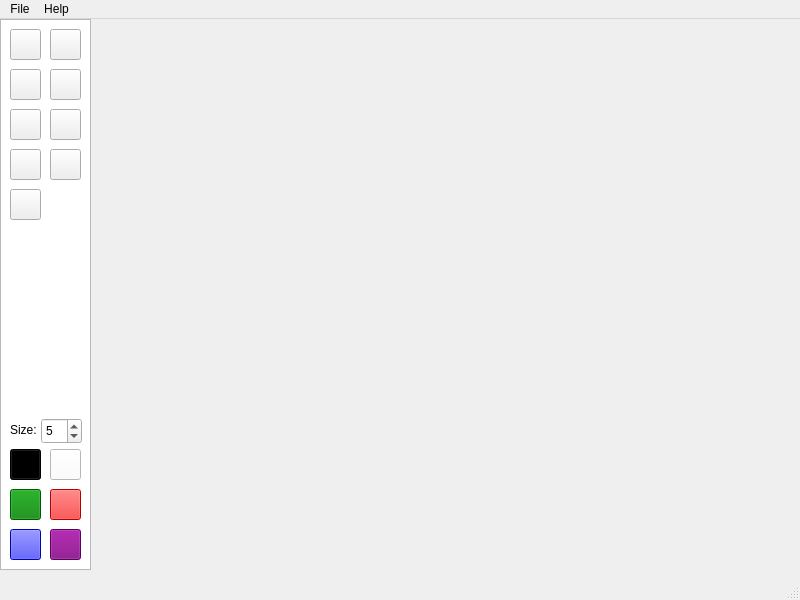
<?xml version="1.0" encoding="UTF-8"?>
<ui version="4.0">
 <class>MainWindow</class>
 <widget class="QMainWindow" name="MainWindow">
  <property name="geometry">
   <rect>
    <x>0</x>
    <y>0</y>
    <width>800</width>
    <height>600</height>
   </rect>
  </property>
  <property name="windowTitle">
   <string>Painty</string>
  </property>
  <property name="windowIcon">
   <iconset>
    <normaloff>icons/icon.png</normaloff>icons/icon.png</iconset>
  </property>
  <widget class="QWidget" name="centralwidget">
   <widget class="QTreeView" name="tools">
    <property name="geometry">
     <rect>
      <x>0</x>
      <y>0</y>
      <width>91</width>
      <height>551</height>
     </rect>
    </property>
   </widget>
   <widget class="QPushButton" name="toolCircle">
    <property name="geometry">
     <rect>
      <x>50</x>
      <y>10</y>
      <width>31</width>
      <height>31</height>
     </rect>
    </property>
    <property name="text">
     <string/>
    </property>
    <property name="icon">
     <iconset>
      <normaloff>icons/ui/circle.svg</normaloff>icons/ui/circle.svg</iconset>
    </property>
   </widget>
   <widget class="GLWidget" name="widget" native="true">
    <property name="geometry">
     <rect>
      <x>90</x>
      <y>0</y>
      <width>711</width>
      <height>551</height>
     </rect>
    </property>
    <property name="cursor">
     <cursorShape>CrossCursor</cursorShape>
    </property>
   </widget>
   <widget class="QPushButton" name="pushButton_7">
    <property name="geometry">
     <rect>
      <x>10</x>
      <y>50</y>
      <width>31</width>
      <height>31</height>
     </rect>
    </property>
    <property name="text">
     <string/>
    </property>
    <property name="icon">
     <iconset>
      <normaloff>icons/ui/pen-fancy.svg</normaloff>icons/ui/pen-fancy.svg</iconset>
    </property>
   </widget>
   <widget class="QPushButton" name="toolPen">
    <property name="geometry">
     <rect>
      <x>10</x>
      <y>10</y>
      <width>31</width>
      <height>31</height>
     </rect>
    </property>
    <property name="text">
     <string/>
    </property>
    <property name="icon">
     <iconset>
      <normaloff>icons/ui/pen.svg</normaloff>icons/ui/pen.svg</iconset>
    </property>
   </widget>
   <widget class="QPushButton" name="toolSquare">
    <property name="geometry">
     <rect>
      <x>50</x>
      <y>50</y>
      <width>31</width>
      <height>31</height>
     </rect>
    </property>
    <property name="text">
     <string/>
    </property>
    <property name="icon">
     <iconset>
      <normaloff>icons/ui/square.svg</normaloff>icons/ui/square.svg</iconset>
    </property>
   </widget>
   <widget class="QPushButton" name="colorBlue">
    <property name="geometry">
     <rect>
      <x>10</x>
      <y>510</y>
      <width>31</width>
      <height>31</height>
     </rect>
    </property>
    <property name="styleSheet">
     <string notr="true">background:blue;</string>
    </property>
    <property name="text">
     <string/>
    </property>
   </widget>
   <widget class="QPushButton" name="colorPurple">
    <property name="geometry">
     <rect>
      <x>50</x>
      <y>510</y>
      <width>31</width>
      <height>31</height>
     </rect>
    </property>
    <property name="styleSheet">
     <string notr="true">background: purple;</string>
    </property>
    <property name="text">
     <string/>
    </property>
   </widget>
   <widget class="QPushButton" name="colorRed">
    <property name="geometry">
     <rect>
      <x>50</x>
      <y>470</y>
      <width>31</width>
      <height>31</height>
     </rect>
    </property>
    <property name="styleSheet">
     <string notr="true">background: red;</string>
    </property>
    <property name="text">
     <string/>
    </property>
   </widget>
   <widget class="QPushButton" name="colorGreen">
    <property name="geometry">
     <rect>
      <x>10</x>
      <y>470</y>
      <width>31</width>
      <height>31</height>
     </rect>
    </property>
    <property name="styleSheet">
     <string notr="true">background: green;</string>
    </property>
    <property name="text">
     <string/>
    </property>
   </widget>
   <widget class="QPushButton" name="colorBlack">
    <property name="geometry">
     <rect>
      <x>10</x>
      <y>430</y>
      <width>31</width>
      <height>31</height>
     </rect>
    </property>
    <property name="styleSheet">
     <string notr="true">background: black;</string>
    </property>
    <property name="text">
     <string/>
    </property>
   </widget>
   <widget class="QPushButton" name="colorWhite">
    <property name="geometry">
     <rect>
      <x>50</x>
      <y>430</y>
      <width>31</width>
      <height>31</height>
     </rect>
    </property>
    <property name="styleSheet">
     <string notr="true">background: white;</string>
    </property>
    <property name="text">
     <string/>
    </property>
   </widget>
   <widget class="QSpinBox" name="fontSize">
    <property name="geometry">
     <rect>
      <x>41</x>
      <y>399</y>
      <width>41</width>
      <height>26</height>
     </rect>
    </property>
    <property name="value">
     <number>5</number>
    </property>
   </widget>
   <widget class="QLabel" name="label">
    <property name="geometry">
     <rect>
      <x>10</x>
      <y>390</y>
      <width>31</width>
      <height>41</height>
     </rect>
    </property>
    <property name="text">
     <string>Size:</string>
    </property>
   </widget>
   <widget class="QPushButton" name="toolLine">
    <property name="geometry">
     <rect>
      <x>50</x>
      <y>90</y>
      <width>31</width>
      <height>31</height>
     </rect>
    </property>
    <property name="text">
     <string/>
    </property>
    <property name="icon">
     <iconset>
      <normaloff>icons/ui/slash-forward.svg</normaloff>icons/ui/slash-forward.svg</iconset>
    </property>
   </widget>
   <widget class="QPushButton" name="toolEraser">
    <property name="geometry">
     <rect>
      <x>10</x>
      <y>130</y>
      <width>31</width>
      <height>31</height>
     </rect>
    </property>
    <property name="text">
     <string/>
    </property>
    <property name="icon">
     <iconset>
      <normaloff>icons/ui/eraser.svg</normaloff>icons/ui/eraser.svg</iconset>
    </property>
   </widget>
   <widget class="QPushButton" name="toolText">
    <property name="geometry">
     <rect>
      <x>50</x>
      <y>130</y>
      <width>31</width>
      <height>31</height>
     </rect>
    </property>
    <property name="text">
     <string/>
    </property>
    <property name="icon">
     <iconset>
      <normaloff>icons/ui/text.svg</normaloff>icons/ui/text.svg</iconset>
    </property>
   </widget>
   <widget class="QPushButton" name="toolSpray">
    <property name="geometry">
     <rect>
      <x>10</x>
      <y>90</y>
      <width>31</width>
      <height>31</height>
     </rect>
    </property>
    <property name="text">
     <string/>
    </property>
    <property name="icon">
     <iconset>
      <normaloff>icons/ui/spray-can.svg</normaloff>icons/ui/spray-can.svg</iconset>
    </property>
   </widget>
   <widget class="QPushButton" name="toolSelection">
    <property name="geometry">
     <rect>
      <x>10</x>
      <y>170</y>
      <width>31</width>
      <height>31</height>
     </rect>
    </property>
    <property name="text">
     <string/>
    </property>
    <property name="icon">
     <iconset>
      <normaloff>icons/ui/square-dashed.svg</normaloff>icons/ui/square-dashed.svg</iconset>
    </property>
   </widget>
  </widget>
  <widget class="QMenuBar" name="menubar">
   <property name="geometry">
    <rect>
     <x>0</x>
     <y>0</y>
     <width>800</width>
     <height>22</height>
    </rect>
   </property>
   <widget class="QMenu" name="menuFile">
    <property name="title">
     <string>File</string>
    </property>
    <addaction name="actionNew"/>
    <addaction name="separator"/>
    <addaction name="actionSave_as_Image"/>
    <addaction name="actionExport_as_Json"/>
    <addaction name="actionImport"/>
    <addaction name="separator"/>
    <addaction name="actionQuit"/>
   </widget>
   <widget class="QMenu" name="menuHelp">
    <property name="title">
     <string>Help</string>
    </property>
    <addaction name="actionAbout_Me"/>
   </widget>
   <addaction name="menuFile"/>
   <addaction name="menuHelp"/>
  </widget>
  <widget class="QStatusBar" name="statusbar"/>
  <action name="actionNew">
   <property name="icon">
    <iconset theme="window-new">
     <normaloff>.</normaloff>.</iconset>
   </property>
   <property name="text">
    <string>New</string>
   </property>
  </action>
  <action name="actionSave_as_Image">
   <property name="icon">
    <iconset theme="media-floppy">
     <normaloff>.</normaloff>.</iconset>
   </property>
   <property name="text">
    <string>Save as Image</string>
   </property>
  </action>
  <action name="actionQuit">
   <property name="icon">
    <iconset theme="system-shutdown">
     <normaloff>.</normaloff>.</iconset>
   </property>
   <property name="text">
    <string>Quit</string>
   </property>
   <property name="menuRole">
    <enum>QAction::QuitRole</enum>
   </property>
  </action>
  <action name="actionAbout_Me">
   <property name="icon">
    <iconset theme="mail-mark-important">
     <normaloff>.</normaloff>.</iconset>
   </property>
   <property name="text">
    <string>About Painty</string>
   </property>
  </action>
  <action name="actionExport_as_Json">
   <property name="icon">
    <iconset theme="application-exit">
     <normaloff>.</normaloff>.</iconset>
   </property>
   <property name="text">
    <string>Export...</string>
   </property>
   <property name="toolTip">
    <string>Export as Json</string>
   </property>
  </action>
  <action name="actionImport">
   <property name="icon">
    <iconset theme="document-open">
     <normaloff>.</normaloff>.</iconset>
   </property>
   <property name="text">
    <string>Import...</string>
   </property>
  </action>
 </widget>
 <customwidgets>
  <customwidget>
   <class>GLWidget</class>
   <extends>QWidget</extends>
   <header>glwidget.h</header>
   <container>1</container>
  </customwidget>
 </customwidgets>
 <resources/>
 <connections/>
</ui>
